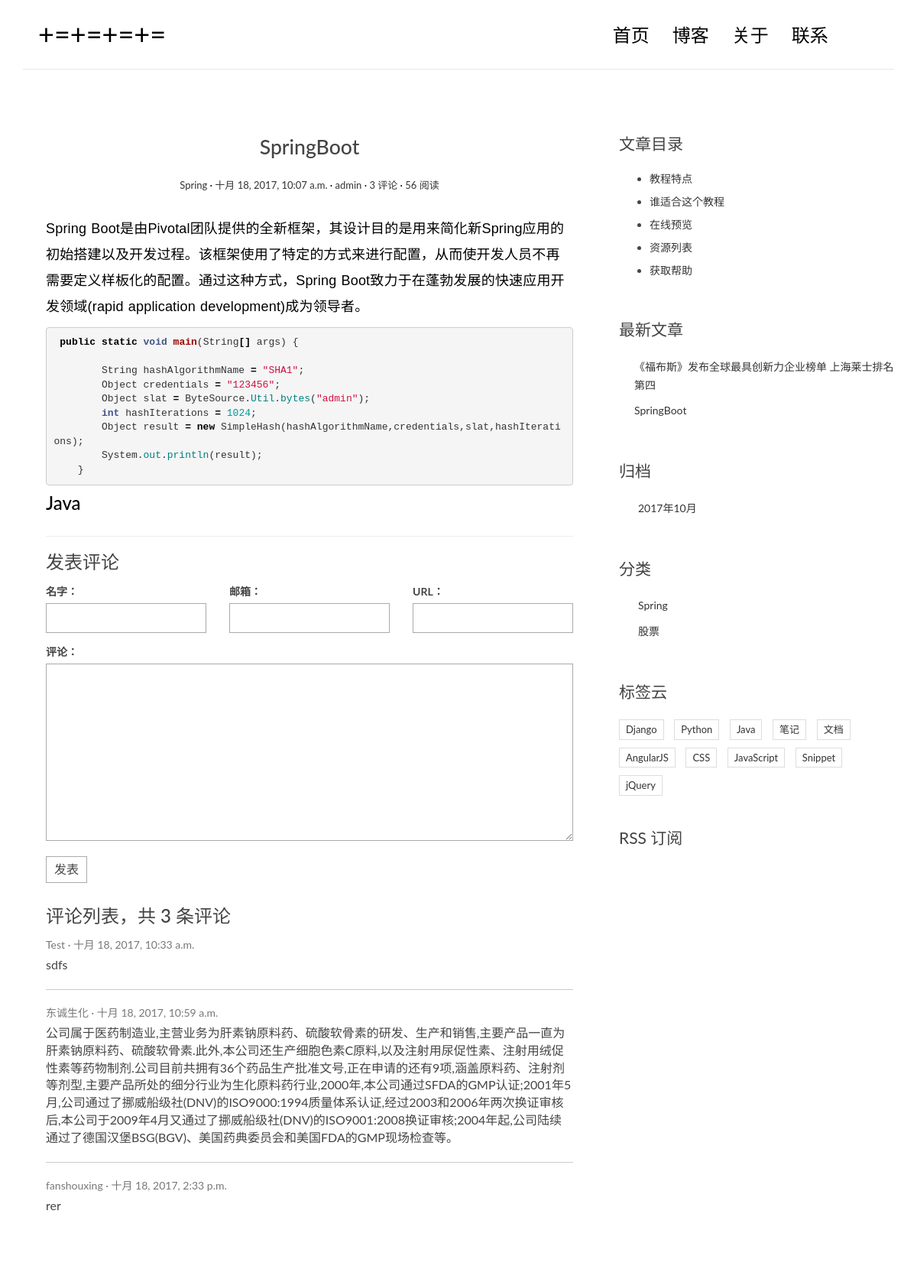
The app's page /post/1/ with its own data.
### blog/models.py (models this page shows, shortened)
@python_2_unicode_compatible
class Post(models.Model):
    title = models.CharField(max_length=70)
    body = models.TextField()
    created_time = models.DateTimeField()
    modified_time = models.DateTimeField()
    excerpt = models.CharField(max_length=200, blank=True)
    category = models.ForeignKey(Category)
    tags = models.ManyToManyField(Tag,blank=True)
    author = models.ForeignKey(User)
    views = models.PositiveIntegerField(default=0)
    @python_2_unicode_compatible
    def get_absolute_url(self):
        return reverse('blog:detail',kwargs={'pk':self.pk})
    class Meta:
        ordering = ['-created_time']
    def increase_views(self):
        self.views +=1
        self.save(update_fields=['views'])
    def save(self,*args,**kwargs):
        if not self.excerpt:
            md = markdown.Markdown(extensions=[
                'markdown.extensions.extra',
                'markdown.extensions.codehilite',
            ])
            self.excerpt = strip_tags(md.convert(self.body))[:54]
        super(Post,self).save(*args,**kwargs)

@python_2_unicode_compatible #兼容python2
class Category(models.Model):
    name = models.CharField(max_length=100)

### comments/models.py (models this page shows, shortened)
@python_2_unicode_compatible
class Comment(models.Model):
    name = models.CharField(max_length=100)
    email = models.EmailField(max_length=255)
    url = models.URLField(blank=True)
    text = models.TextField()
    created_time = models.DateTimeField(auto_now_add=True)
    post = models.ForeignKey('blog.Post')

### blog/views.py (the view)
# urls.py: url(r'^post/(?P<pk>[0-9]+)/$', views.detail, name='detail'),
def detail(request, pk):
    post = get_object_or_404(Post, pk=pk)
    post.increase_views()
    post.body = markdown.markdown(post.body,
                                  extensions=[
                                      'markdown.extensions.extra',
                                      'markdown.extensions.codehilite',
                                      'markdown.extensions.toc',
                                  ])
    form = CommentForm()
    comment_list = post.comment_set.all()
    context = {'post':post,
               'form':form,
               'comment_list':comment_list
               }
    return render(request, 'blog/detail.html', context=context)

### comments/forms.py
class CommentForm(forms.ModelForm):
    class Meta:
        model = Comment
        fields = ['name','email','url','text']

### blog/templatetags/blog_tags.py (called while the page is built)
@register.simple_tag
def get_recent_posts(num=5):
    return Post.objects.all().order_by('-created_time')[:num]

@register.simple_tag
def archives():
    return Post.objects.dates('created_time', 'month', order='DESC')

@register.simple_tag
def get_categories():
    return Category.objects.all()

### templates/blog/detail.html (shortened to what this page needs)
{% extends 'base.html' %}
{% block main %}
    <article class="post post-{{ post.pk }}">
        <header class="entry-header">
            <h1 class="entry-title">{{ post.title }}</h1>
            <div class="entry-meta">
                <span class="post-category"><a href="#">{{ post.category.name }}</a></span>
                <span class="post-date"><a href="#"><time class="entry-date"
                                                          datetime="{{ post.created_time }}">{{ post.created_time }}</time></a></span>
                <span class="post-author"><a href="#">{{ post.author }}</a></span>
                <span class="comments-link"><a href="#">{{ post.comment_set.count }} 评论</a></span>
                <span class="views-count"><a href="#">{{ post.views }} 阅读</a></span>
            </div>
        </header>
        <div class="entry-content clearfix">
            {{ post.body|safe }}
        </div>
    </article>
    <section class="comment-area" id="comment-area">
        <hr>
        <h3>发表评论</h3>
        <form action="{% url 'comments:post_comment' post.pk %}" method="post" class="comment-form">
            <div class="row">
                <div class="col-md-4">
                    <label for="{{ form.name.id_for_label }}">名字：</label>
                    {{ form.name }}
                </div>
                <div class="col-md-4">
                    <label for="{{ form.email.id_for_label }}">邮箱：</label>
                    {{ form.email }}
                </div>
                <div class="col-md-4">
                    <label for="{{ form.url.id_for_label }}">URL：</label>
                    {{ form.url }}
                </div>
                <div class="col-md-12">
                    <label for="{{ form.text.id_for_label }}">评论：</label>
                    {{ form.text }}
                    <button type="submit" class="comment-btn">发表</button>
                </div>
            </div>
        </form>
        <div class="comment-list-panel">
            <h3>评论列表，共 <span>{{ post.comment_set.count }}</span> 条评论</h3>
            <ul class="comment-list list-unstyled">
                {% for comment in comment_list %}
                    <li class="comment-item">
                        <span class="nickname">{{ comment.name }}</span>
                        <time class="submit-date">{{ comment.created_time }}</time>
                        <div class="text">
                            {{ comment.text }}
                        </div>
                    </li>
                {% empty %}
                    暂无评论
                {% endfor %}
            </ul>
        </div>
    </section>
{% endblock main %}
{% block toc %}
    <div class="widget widget-content">
        <h3 class="widget-title">文章目录</h3>
        <ul>
            <li>
                <a href="#">教程特点</a>
            </li>
            <li>
                <a href="#">谁适合这个教程</a>
            </li>
            <li>
                <a href="#">在线预览</a>
            </li>
            <li>
                <a href="#">资源列表</a>
            </li>
            <li>
                <a href="#">获取帮助</a>
            </li>
        </ul>
    </div>
{% endblock toc %}

### templates/base.html (shortened to what this page needs)
{% load staticfiles %}
{% load blog_tags %}
<!DOCTYPE html>
<html>
<head>
    <link rel="stylesheet" href="{% static 'blog/css/bootstrap.min.css' %}">
    <link href="https://cdn.bootcss.com/ionicons/2.0.1/css/ionicons.min.css" rel="stylesheet">
    <link rel="stylesheet" href="{% static 'blog/css/pace.css' %}">
    <link rel="stylesheet" href="{% static 'blog/css/custom.css' %}">
    <link rel="stylesheet" href="{% static 'blog/css/highlights/github.css' %}">
</head>
<body>
<div class="container">
    <header id="site-header">
        <div class="row">
            <div class="col-md-4 col-sm-5 col-xs-8">
                <div class="logo">
                    <h1><a href="{% url 'blog:index' %}"><b>+=+=+=+=</a></h1>
                </div>
            </div>
            <div class="col-md-8 col-sm-7 col-xs-4">
                <nav class="main-nav" role="navigation">
                    <div class="collapse navbar-collapse" id="bs-example-navbar-collapse-1">
                        <ul class="nav navbar-nav navbar-right">
                            <li class="cl-effect-11"><a href="{% url 'blog:index' %}" data-hover="首页">首页</a></li>
                            <li class="cl-effect-11"><a href="full-width.html" data-hover="博客">博客</a></li>
                            <li class="cl-effect-11"><a href="about.html" data-hover="关于">关于</a></li>
                            <li class="cl-effect-11"><a href="contact.html" data-hover="联系">联系</a></li>
                        </ul>
                    </div>
                </nav>
            </div>
        </div>
    </header>
</div>
<div class="content-body">
    <div class="container">
        <div class="row">
            <main class="col-md-8">
                {% block main %}
                {% endblock main %}
            </main>
            <aside class="col-md-4">
                {% block toc %}
                {% endblock toc %}
                <div class="widget widget-recent-posts">
                    <h3 class="widget-title">最新文章</h3>
                    {% get_recent_posts as recent_post_list %}
                    <ul>
                        {% for post in recent_post_list %}
                            <li>
                                <a href="{{ post.get_absolute_url }}">{{ post.title }}</a>
                            </li>
                        {% empty %}
                            暂无文章！
                        {% endfor %}
                    </ul>
                </div>
                <div class="widget widget-archives">
                    <h3 class="widget-title">归档</h3>
                    {% archives as date_list %}
                    <ul>
                        {% for date in date_list %}
                            <li>
                                <a href="{% url 'blog:archives' date.year date.month %}">{{ date.year }}年{{ date.month }}月</a>
                            </li>
                        {% empty %}
                            暂无归档
                        {% endfor %}
                    </ul>
                </div>
                <div class="widget widget-category">
                    <h3 class="widget-title">分类</h3>
                    {% get_categories as category_list %}
                    <ul>
                        {% for category in category_list %}
                            <li>
                                <a href="{% url 'blog:category' category.pk %}">{{ category.name }}</a>
                            </li>
                        {% endfor %}
                    </ul>
                </div>
                <div class="widget widget-tag-cloud">
                    <h3 class="widget-title">标签云</h3>
                    <ul>
                        <li>
                            <a href="#">Django</a>
                        </li>
                        <li>
                            <a href="#">Python</a>
                        </li>
                        <li>
                            <a href="#">Java</a>
                        </li>
                        <li>
                            <a href="#">笔记</a>
                        </li>
                        <li>
                            <a href="#">文档</a>
                        </li>
                        <li>
                            <a href="#">AngularJS</a>
                        </li>
                        <li>
                            <a href="#">CSS</a>
                        </li>
                        <li>
                            <a href="#">JavaScript</a>
                        </li>
                        <li>
                            <a href="#">Snippet</a>
                        </li>
                        <li>
                            <a href="#">jQuery</a>
                        </li>
                    </ul>
                </div>
                <div class="rss">
                    <a href=""> RSS 订阅</a>
                </div>
            </aside>
        </div>
    </div>
</div>
<footer id="site-footer">
    <div class="container">
        <div class="row">
            <div class="col-md-12">
            </div>
        </div>
    </div>
</footer>
</body>
</html>

### static/blog/css/custom.css (style rules this page uses)
* { outline: none; }
h1, h2, h3, h4, h5, h6 { margin-top: 0; }
b { font-weight: 400; }
a { color: #333; }
body { color: #444; font-family: 'Lato', sans-serif; }
p { font-family: 'Ubuntu', sans-serif; font-weight: 400; word-spacing: 1px; letter-spacing: 0.01em; }
#site-header { background-color: #FFF; padding: 25px 20px; margin-bottom: 40px; border-bottom: 1px solid #e7e7e7; }
.logo h1 a { color: #000; }
.logo h1 { margin: 0; font-family: 'Lato', sans-serif; font-weight: 300; }
.main-nav { margin-top: 11px; max-width: 95%; }
.main-nav a { color: #000000 !important; padding: 0 0 5px 0 !important; margin-right: 30px; font-family: 'Lato', sans-serif; font-weight: 300; font-size: 24px; }
.cl-effect-11 a { padding: 10px 0; color: #0972b4; text-shadow: none; }
.cl-effect-11 a::before { position: absolute; top: 0; left: 0; overflow: hidden; padding: 0 0 5px 0 !important; max-width: 0; border-bottom: 1px solid #000; color: #000; content: attr(data-hover); white-space: nowrap; -webkit-transition: max-width 0.5s; -moz-transition: max-width 0.5s; transition: max-width 0.5s; }
.content-body { padding-bottom: 4em; }
.post { background: #fff; padding: 30px 30px 0; }
.entry-title { text-align: center; font-size: 1.9em; margin-bottom: 20px; line-height: 1.6; padding: 10px 20px 0; }
.entry-meta { text-align: center; color: #DDDDDD; font-size: 13px; margin-bottom: 30px; }
.entry-content { font-size: 18px; line-height: 1.9; font-weight: 300; color: #000; }
.post-category::after, .post-date::after, .post-author::after, .comments-link::after { content: ' ·'; color: #000; }
.widget { background: #fff; padding: 30px 0 0; }
.widget-title { font-size: 1.5em; margin-bottom: 20px; line-height: 1.6; padding: 10px 0 0; font-weight: 400; }
.widget-recent-posts ul { padding: 0; margin: 0; padding-left: 20px; }
.widget-recent-posts ul li { list-style-type: none; position: relative; line-height: 170%; margin-bottom: 10px; }
.widget-recent-posts ul li::before { content: '\f3d3'; font-family: "Ionicons"; position: absolute; left: -17px; top: 3px; font-size: 16px; color: #000; }
.widget-archives ul { padding: 0; margin: 0; padding-left: 25px; }
.widget-archives ul li { list-style-type: none; position: relative; line-height: 170%; margin-bottom: 10px; }
.widget-archives ul li::before { content: '\f3f3'; font-family: "Ionicons"; position: absolute; left: -25px; top: 1px; font-size: 16px; color: #000; }
.widget-category ul { padding: 0; margin: 0; padding-left: 25px; }
.widget-category ul li { list-style-type: none; position: relative; line-height: 170%; margin-bottom: 10px; }
.widget-category ul li::before { content: '\f3fe'; font-family: "Ionicons"; position: absolute; left: -25px; top: 1px; font-size: 18px; color: #000; }
.widget-tag-cloud ul { padding: 0; margin: 0; margin-right: -10px; }
.widget-tag-cloud ul li { list-style-type: none; font-size: 13px; display: inline-block; margin-right: 10px; margin-bottom: 10px; padding: 3px 8px; border: 1px solid #ddd; }
.widget-content ul li { margin-bottom: 10px; }
.rss { font-size: 21px; margin-top: 30px; }
.rss a { color: #444; }
#site-footer { padding-top: 10px; padding: 0 0 1.5em 0; }
.contact-form input, .comment-form input { border: 1px solid #aaa; margin-bottom: 15px; width: 100%; padding: 10px 10px; font-size: 14px; line-height: 100%; transition: 0.4s border-color linear; }
.contact-form textarea, .comment-form textarea { border: 1px solid #aaa; margin-bottom: 15px; width: 100%; padding: 15px 15px; font-size: 16px; line-height: 20px !important; min-height: 183px; transition: 0.4s border-color linear; }
.comment-area { padding: 0 30px 0; }
.comment-form { margin-top: 15px; }
.comment-form .comment-btn { background-color: #fff; border: 1px solid #aaa; font-size: 16px; padding: 5px 10px; }
.comment-list-panel { margin-top: 30px; }
.comment-list { margin-top: 15px; }
.comment-item:not(:last-child) { border-bottom: 1px #ccc solid; margin-bottom: 20px; padding-bottom: 20px; }
.comment-item .nickname, .comment-item .submit-date { color: #777; font-size: 14px; }
.comment-item .nickname:after { content: ' ·'; }
.comment-item .text { padding-top: 5px; font-size: 16px; }

### records on screen
Post: title "SpringBoot", category.name "Spring", created_time "十月 18, 2017, 10:07 a.m.", author "admin", comment_set.count "3", views "56", body "Spring Boot是由Pivotal团队提供的全新框架，其设计目的是用来简化新Spring应用的初始搭建以及开发过程。该框架使用了特定的方式来进行配置，从而使开发人员不再需要定义样板化的配置。通过这种方式，Spring Boot致力于在蓬勃发展的快速应用开发领域(rapid application development)成为领导者。 public static void main ( String [] args ) { String hashAlgorithmName = \"SHA1\" ; Object credentials = \"123456\" ; Object slat = ByteSource . Util . bytes ( \"admin\" ); int hashIterations = 1024 ; Object result = new SimpleHash ( hashAlgorithmName , credentials , slat , hashIterations ); System . out . println ( result ); } Java"
Comment: name "Test", created_time "十月 18, 2017, 10:33 a.m.", text "sdfs"
Comment: name "东诚生化", created_time "十月 18, 2017, 10:59 a.m.", text "公司属于医药制造业,主营业务为肝素钠原料药、硫酸软骨素的研发、生产和销售,主要产品一直为肝素钠原料药、硫酸软骨素.此外,本公司还生产细胞色素C原料,以及注射用尿促性素、注射用绒促性素等药物制剂.公司目前共拥有36个药品生产批准文号,正在申请的还有9项,涵盖原料药、注射剂等剂型,主要产品所处的细分行业为生化原料药行业,2000年,本公司通过SFDA的GMP认证;2001年5月,公司通过了挪威船级社(DNV)的ISO9000:1994质量体系认证,经过2003和2006年两次换证审核后,本公司于2009年4月又通过了挪威船级社(DNV)的ISO9001:2008换证审核;2004年起,公司陆续通过了德国汉堡BSG(BGV)、美国药典委员会和美国FDA的GMP现场检查等。"
Comment: name "fanshouxing", created_time "十月 18, 2017, 2:33 p.m.", text "rer"
Post: title "《福布斯》发布全球最具创新力企业榜单 上海莱士排名第四"
Category: name "Spring"
Category: name "股票"

### other values on screen
{{ date.year }} "2017"
{{ date.month }} "10"
